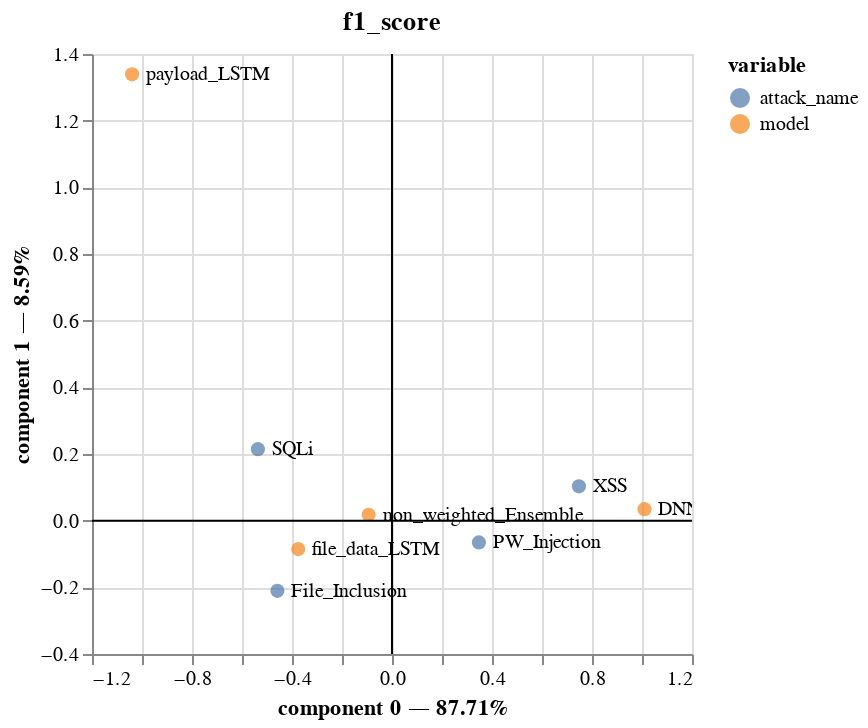

Write notebook code for a chart like this one.
### Code cell
# f1_score
ca, input_X, stype = cas[3]
getCA_plot(input_X, ca, stype)

### Figure 1 — Vega-Lite specification as saved in the notebook (floating-point values rounded to 4 significant figures)
{"config": {"view": {"continuousWidth": 300, "continuousHeight": 300}}, "layer": [{"data": {"name": "data-3b6899456f515437a3ee0b66e011377b"}, "mark": {"type": "circle", "size": 50}, "encoding": {"color": {"field": "variable", "type": "nominal"}, "tooltip": [{"field": "variable", "type": "nominal"}, {"field": "value", "type": "nominal"}, {"field": "component 0", "type": "quantitative"}, {"field": "component 1", "type": "quantitative"}], "x": {"axis": {"title": "component 0 — 87.71%"}, "field": "component 0", "scale": {"zero": false}, "type": "quantitative"}, "y": {"axis": {"title": "component 1 — 8.59%"}, "field": "component 1", "scale": {"zero": false}, "type": "quantitative"}}, "name": "view_4"}, {"data": {"name": "data-83dd8c63a0e6d6fc5078cb6d8e8e07e9"}, "mark": {"type": "text", "align": "left", "baseline": "middle", "dx": 7, "fontSize": 10}, "encoding": {"text": {"field": "name", "type": "nominal"}, "x": {"field": "x", "type": "quantitative"}, "y": {"field": "y", "type": "quantitative"}}}, {"data": {"name": "data-06fd9f850666401b4599de5588b60692"}, "mark": {"type": "rule"}, "encoding": {"y": {"field": "y", "type": "quantitative"}}}, {"data": {"name": "data-9c00aa9dc2b1c1a0b4bf9b34ead12925"}, "mark": {"type": "rule"}, "encoding": {"x": {"field": "x", "type": "quantitative"}}}], "params": [{"name": "param_4", "select": {"type": "interval", "encodings": ["x", "y"]}, "bind": "scales", "views": ["view_4"]}], "title": "f1_score", "$schema": "https://vega.github.io/schema/vega-lite/v5.8.0.json", "datasets": {"data-3b6899456f515437a3ee0b66e011377b": [{"component 0": 1.01, "component 1": 0.03453, "variable": "model", "value": "DNN"}, {"component 0": -0.3749, "component 1": -0.08522, "variable": "model", "value": "file_data_LSTM"}, {"component 0": -0.09352, "component 1": 0.01788, "variable": "model", "value": "non_weighted_Ensemble"}, {"component 0": -1.04, "component 1": 1.339, "variable": "model", "value": "payload_LSTM"}, {"component 0": -0.4583, "component 1": -0.2105, "variable": "attack_name", "value": "File_Inclusion"}, {"component 0": 0.3477, "component 1": -0.06529, "variable": "attack_name", "value": "PW_Injection"}, {"component 0": -0.5364, "component 1": 0.2146, "variable": "attack_name", "value": "SQLi"}, {"component 0": 0.7477, "component 1": 0.1029, "variable": "attack_name", "value": "XSS"}], "data-83dd8c63a0e6d6fc5078cb6d8e8e07e9": [{"name": "File_Inclusion", "x": -0.4583, "y": -0.2105}, {"name": "PW_Injection", "x": 0.3477, "y": -0.06529}, {"name": "SQLi", "x": -0.5364, "y": 0.2146}, {"name": "XSS", "x": 0.7477, "y": 0.1029}, {"name": "DNN", "x": 1.01, "y": 0.03453}, {"name": "file_data_LSTM", "x": -0.3749, "y": -0.08522}, {"name": "non_weighted_Ensemble", "x": -0.09352, "y": 0.01788}, {"name": "payload_LSTM", "x": -1.04, "y": 1.339}], "data-06fd9f850666401b4599de5588b60692": [{"y": 0}], "data-9c00aa9dc2b1c1a0b4bf9b34ead12925": [{"x": 0}]}}
